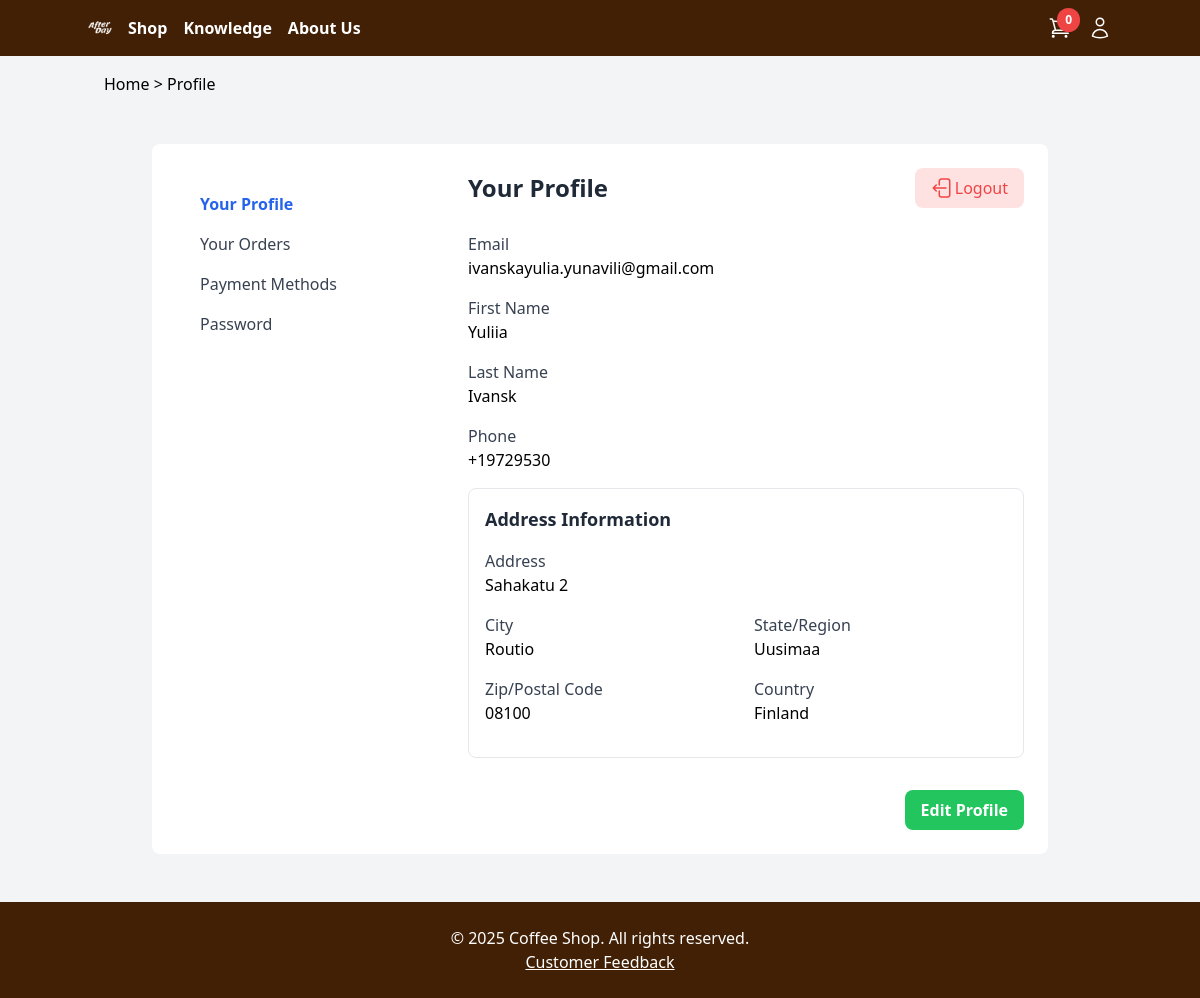
The page /profile.php (signed in) on the database as committed earlier.
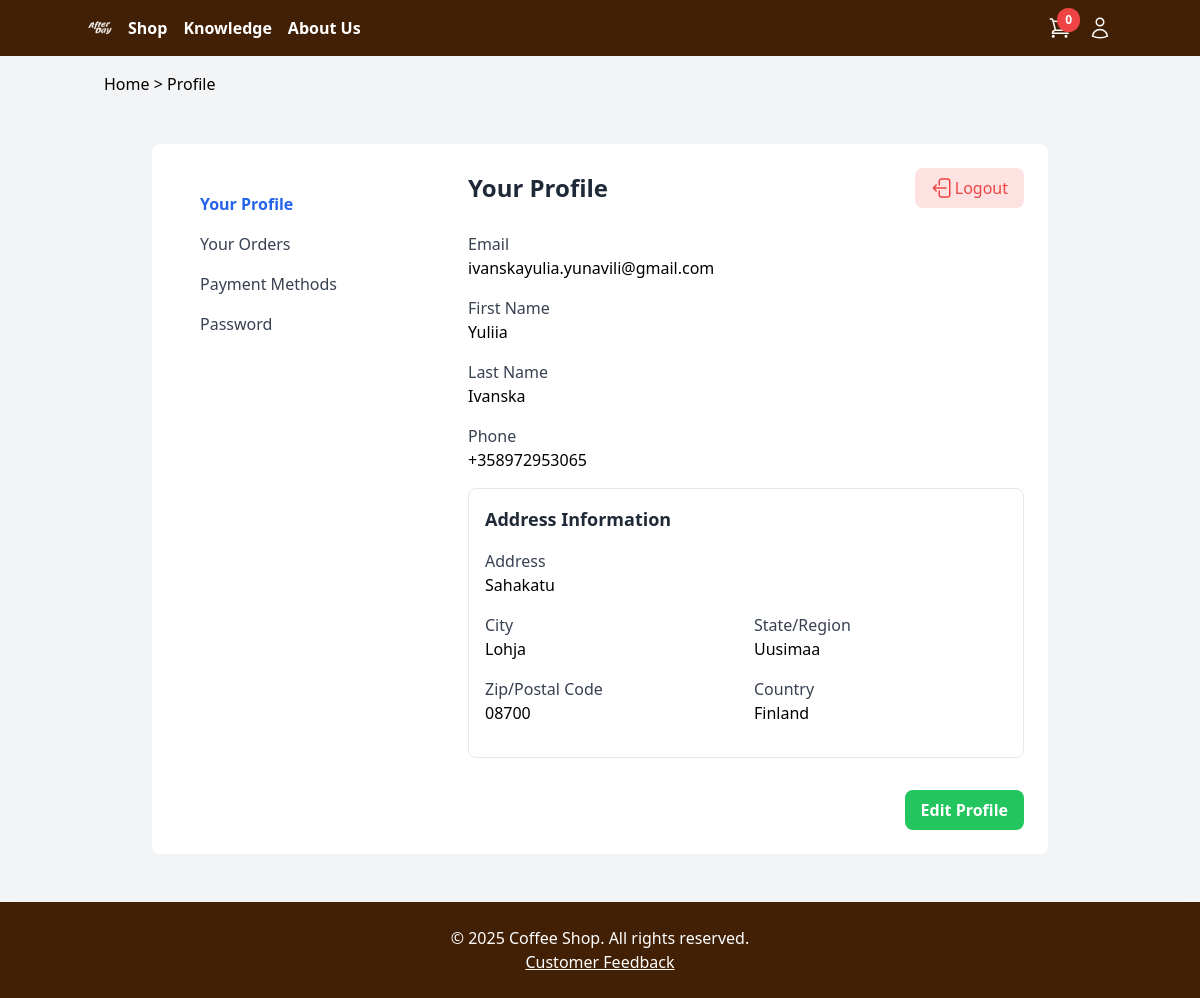
The same page on the database as committed later.
### tables this page shows
CREATE TABLE `customers` (
  `id` int(11) NOT NULL,
  `name` varchar(255) NOT NULL,
  `lastname` varchar(255) NOT NULL,
  `email` varchar(255) NOT NULL,
  `password` varchar(255) NOT NULL,
  `phone` varchar(20) DEFAULT NULL,
  `address` text DEFAULT NULL,
  `city` varchar(255) DEFAULT NULL,
  `state` varchar(255) DEFAULT NULL,
  `zipcode` varchar(20) DEFAULT NULL,
  `country` varchar(255) DEFAULT NULL,
  `card_number` varchar(255) DEFAULT NULL,
  `card_holder` varchar(255) DEFAULT NULL,
  `expiry_date` varchar(10) DEFAULT NULL,
  `cvv` varchar(4) DEFAULT NULL
);

### profile.php (the view, shortened to what the changed rows need)
<?php
include 'includes/db.php';
include 'includes/header.php';
$stmt = $db_connection->prepare("SELECT * FROM customers WHERE id = ?");
$stmt->execute([$_SESSION['user_id']]);
$user = $stmt->fetch(PDO::FETCH_ASSOC);
$isEditing = false;
?>
<body class="bg-gray-100">
<div class=" flex flex-col h-screen justify-between">
    <?php include 'navbar.php'?>
    <div class="container mx-auto w-full p-6 bg-white mt-8 max-w-4xl mb-12 rounded-lg flex">
        <div class="flex-1">
            <div class="flex justify-between items-center mb-6">
                <h2 class="text-2xl font-semibold text-gray-800">Your Profile</h2>
            </div>
            <form method="post" id="profileForm">
                <div class="mb-4">
                    <label for="email" class="block text-gray-700">Email</label>
                    <?php if ($isEditing): ?>
                        <input type="email" name="email" id="email" class="w-full px-4 py-2 border rounded-lg focus:outline-none focus:ring-2 focus:ring-blue-400" value="<?= htmlspecialchars($user['email']) ?>" required>
                    <?php else: ?>
                        <p><?= htmlspecialchars($user['email']) ?></p>
                    <?php endif; ?>
                </div>
                <div class="mb-4">
                    <label for="name" class="block text-gray-700">First Name</label>
                    <?php if ($isEditing): ?>
                        <input type="text" name="name" id="name" class="w-full px-4 py-2 border rounded-lg focus:outline-none focus:ring-2 focus:ring-blue-400" value="<?= htmlspecialchars($user['name']) ?>" required>
                    <?php else: ?>
                        <p><?= htmlspecialchars($user['name']) ?></p>
                    <?php endif; ?>
                </div>
                <div class="mb-4">
                    <label for="lastname" class="block text-gray-700">Last Name</label>
                    <?php if ($isEditing): ?>
                        <input type="text" name="lastname" id="lastname" class="w-full px-4 py-2 border rounded-lg focus:outline-none focus:ring-2 focus:ring-blue-400" value="<?= htmlspecialchars($user['lastname']) ?>" required>
                    <?php else: ?>
                        <p><?= htmlspecialchars($user['lastname']) ?></p>
                    <?php endif; ?>
                </div>
                <div class="mb-4">
                    <label for="phone" class="block text-gray-700">Phone</label>
                    <?php if ($isEditing): ?>
                        <input type="tel" name="phone" id="phone" class="w-full px-4 py-2 border rounded-lg focus:outline-none focus:ring-2 focus:ring-blue-400" value="<?= htmlspecialchars($user['phone']) ?>" required>
                    <?php else: ?>
                        <p><?= htmlspecialchars($user['phone']) ?></p>
                    <?php endif; ?>
                </div>
                <div class="p-4 border rounded-lg mb-4">
                    <div class="mb-4">
                        <label for="address" class="block text-gray-700">Address</label>
                        <?php if ($isEditing): ?>
                            <input type="text" name="address" id="address" class="w-full px-4 py-2 border rounded-lg focus:outline-none focus:ring-2 focus:ring-blue-400" value="<?= htmlspecialchars($user['address']) ?>">
                        <?php else: ?>
                            <p><?= htmlspecialchars($user['address']) ?></p>
                        <?php endif; ?>
                    </div>
                    <div class="flex flex-wrap -mx-2">
                        <div class="w-full md:w-1/2 px-2 mb-4">
                            <label for="city" class="block text-gray-700">City</label>
                            <?php if ($isEditing): ?>
                                <input type="text" name="city" id="city" class="w-full px-4 py-2 border rounded-lg focus:outline-none focus:ring-2 focus:ring-blue-400" value="<?= htmlspecialchars($user['city'] ?? '') ?>">
                            <?php else: ?>
                                <p><?= htmlspecialchars($user['city'] ?? '') ?></p>
                            <?php endif; ?>
                        </div>
                        <div class="w-full md:w-1/2 px-2 mb-4">
                            <label for="state" class="block text-gray-700">State/Region</label>
                            <?php if ($isEditing): ?>
                                <input type="text" name="state" id="state" class="w-full px-4 py-2 border rounded-lg focus:outline-none focus:ring-2 focus:ring-blue-400" value="<?= htmlspecialchars($user['state'] ?? '') ?>">
                            <?php else: ?>
                                <p><?= htmlspecialchars($user['state'] ?? '') ?></p>
                            <?php endif; ?>
                        </div>
                        <div class="w-full md:w-1/2 px-2 mb-4">
                            <label for="zipcode" class="block text-gray-700">Zip/Postal Code</label>
                            <?php if ($isEditing): ?>
                                <input type="text" name="zipcode" id="zipcode" class="w-full px-4 py-2 border rounded-lg focus:outline-none focus:ring-2 focus:ring-blue-400" value="<?= htmlspecialchars($user['zipcode'] ?? '') ?>">
                            <?php else: ?>
                                <p><?= htmlspecialchars($user['zipcode'] ?? '') ?></p>
                            <?php endif; ?>
                        </div>
                        <div class="w-full md:w-1/2 px-2 mb-4">
                            <label for="country" class="block text-gray-700">Country</label>
                            <?php if ($isEditing): ?>
                                <input type="text" name="country" id="country" class="w-full px-4 py-2 border rounded-lg focus:outline-none focus:ring-2 focus:ring-blue-400" value="<?= htmlspecialchars($user['country'] ?? '') ?>">
                            <?php else: ?>
                                <p><?= htmlspecialchars($user['country'] ?? '') ?></p>
                            <?php endif; ?>
                        </div>
                    </div>
                </div>
            </form>
        </div>
    </div>
</div>
<link rel="stylesheet" href="https://cdnjs.cloudflare.com/ajax/libs/intl-tel-input/17.0.19/css/intlTelInput.css"/>
</body>
</html>

Rows that differ between the two databases and show on the page:
changed customers "ivanskayulia.yunavili@gmail.com": lastname "Ivansk" → "Ivanska"; phone "+19729530" → "+358972953065"; address "Sahakatu 2" → "Sahakatu"; city "Routio" → "Lohja"; zipcode "08100" → "08700"
